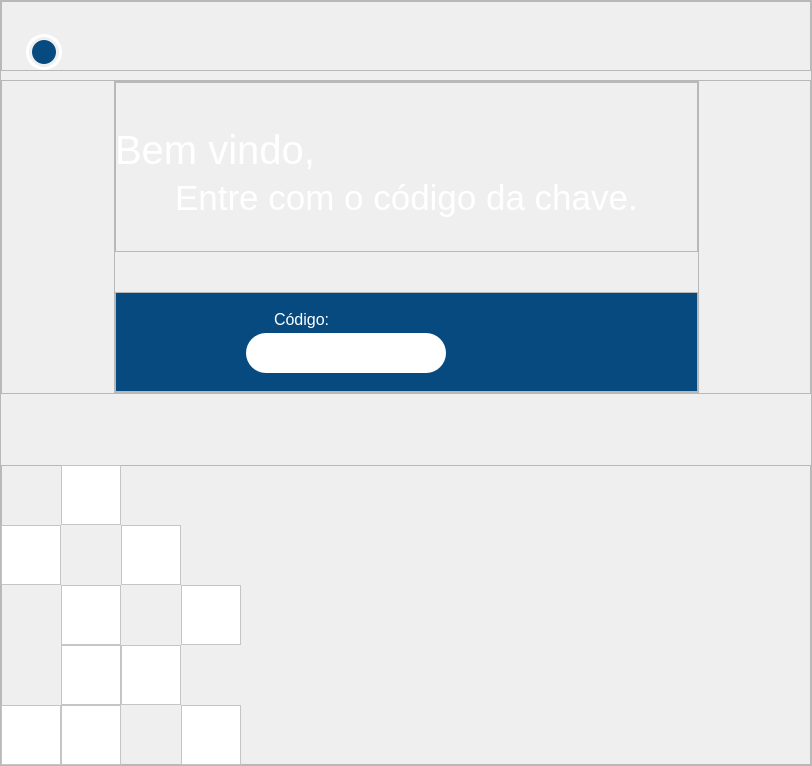
         <widget class="QFrame" name="planodefundo1">
          <property name="maximumSize">
           <size>
            <width>16777215</width>
            <height>16777215</height>
           </size>
          </property>
          <property name="styleSheet">
           <string notr="true">QFrame#planodefundo1{background-color:#064A80}</string>
          </property>
          <property name="frameShape">
           <enum>QFrame::StyledPanel</enum>
          </property>
          <property name="frameShadow">
           <enum>QFrame::Raised</enum>
          </property>
          <layout class="QVBoxLayout" name="verticalLayout_2" stretch="0,1,0,8,0">
           <property name="spacing">
            <number>0</number>
           </property>
           <property name="leftMargin">
            <number>0</number>
           </property>
           <property name="topMargin">
            <number>0</number>
           </property>
           <property name="rightMargin">
            <number>0</number>
           </property>
           <property name="bottomMargin">
            <number>0</number>
           </property>
           <item>
            <widget class="QFrame" name="frame_146">
             <property name="frameShape">
              <enum>QFrame::StyledPanel</enum>
             </property>
             <property name="frameShadow">
              <enum>QFrame::Raised</enum>
             </property>
             <layout class="QHBoxLayout" name="horizontalLayout_24">
              <property name="spacing">
               <number>0</number>
              </property>
              <property name="leftMargin">
               <number>24</number>
              </property>
              <property name="topMargin">
               <number>32</number>
              </property>
              <property name="rightMargin">
               <number>0</number>
              </property>
              <property name="bottomMargin">
               <number>0</number>
              </property>
              <item>
               <widget class="QFrame" name="frame_voltar_emp">
                <property name="minimumSize">
                 <size>
                  <width>36</width>
                  <height>36</height>
                 </size>
                </property>
                <property name="styleSheet">
                 <string notr="true">QFrame{border-radius: 18px; border:3px solid #fff}</string>
                </property>
                <property name="frameShape">
                 <enum>QFrame::StyledPanel</enum>
                </property>
                <property name="frameShadow">
                 <enum>QFrame::Raised</enum>
                </property>
                <widget class="QToolButton" name="btn_voltar_emp">
                 <property name="geometry">
                  <rect>
                   <x>6</x>
                   <y>6</y>
                   <width>24</width>
                   <height>24</height>
                  </rect>
                 </property>
                 <property name="cursor">
                  <cursorShape>PointingHandCursor</cursorShape>
                 </property>
                 <property name="styleSheet">
                  <string notr="true">border-radius:12px; background-color: #064A80; border: hidden</string>
                 </property>
                 <property name="text">
                  <string/>
                 </property>
                 <property name="icon">
                  <iconset>
                   <normaloff>icons/arrow_back_white_48dp.svg</normaloff>icons/arrow_back_white_48dp.svg</iconset>
                 </property>
                 <property name="iconSize">
                  <size>
                   <width>24</width>
                   <height>24</height>
                  </size>
                 </property>
                </widget>
               </widget>
              </item>
              <item>
               <spacer name="horizontalSpacer_30">
                <property name="orientation">
                 <enum>Qt::Horizontal</enum>
                </property>
                <property name="sizeHint" stdset="0">
                 <size>
                  <width>621</width>
                  <height>20</height>
                 </size>
                </property>
               </spacer>
              </item>
             </layout>
            </widget>
           </item>
           <item>
            <spacer name="verticalSpacer_3">
             <property name="orientation">
              <enum>Qt::Vertical</enum>
             </property>
             <property name="sizeHint" stdset="0">
              <size>
               <width>20</width>
               <height>40</height>
              </size>
             </property>
            </spacer>
           </item>
           <item>
            <widget class="QFrame" name="frame_11">
             <property name="minimumSize">
              <size>
               <width>0</width>
               <height>285</height>
              </size>
             </property>
             <property name="maximumSize">
              <size>
               <width>16777215</width>
               <height>16777215</height>
              </size>
             </property>
             <property name="frameShape">
              <enum>QFrame::StyledPanel</enum>
             </property>
             <property name="frameShadow">
              <enum>QFrame::Raised</enum>
             </property>
             <layout class="QHBoxLayout" name="horizontalLayout_2" stretch="0,0,0">
              <property name="spacing">
               <number>0</number>
              </property>
              <property name="leftMargin">
               <number>0</number>
              </property>
              <property name="topMargin">
               <number>0</number>
              </property>
              <property name="rightMargin">
               <number>0</number>
              </property>
              <property name="bottomMargin">
               <number>0</number>
              </property>
              <item>
               <spacer name="horizontalSpacer">
                <property name="orientation">
                 <enum>Qt::Horizontal</enum>
                </property>
                <property name="sizeHint" stdset="0">
                 <size>
                  <width>112</width>
                  <height>20</height>
                 </size>
                </property>
               </spacer>
              </item>
              <item>
               <widget class="QFrame" name="frame_15">
                <property name="minimumSize">
                 <size>
                  <width>0</width>
                  <height>0</height>
                 </size>
                </property>
                <property name="frameShape">
                 <enum>QFrame::StyledPanel</enum>
                </property>
                <property name="frameShadow">
                 <enum>QFrame::Raised</enum>
                </property>
                <layout class="QVBoxLayout" name="verticalLayout_3" stretch="3,1,2">
                 <property name="spacing">
                  <number>0</number>
                 </property>
                 <property name="leftMargin">
                  <number>0</number>
                 </property>
                 <property name="topMargin">
                  <number>0</number>
                 </property>
                 <property name="rightMargin">
                  <number>0</number>
                 </property>
                 <property name="bottomMargin">
                  <number>0</number>
                 </property>
                 <item>
                  <widget class="QFrame" name="frame_13">
                   <property name="minimumSize">
                    <size>
                     <width>583</width>
                     <height>170</height>
                    </size>
                   </property>
                   <property name="maximumSize">
                    <size>
                     <width>16777215</width>
                     <height>170</height>
                    </size>
                   </property>
                   <property name="frameShape">
                    <enum>QFrame::StyledPanel</enum>
                   </property>
                   <property name="frameShadow">
                    <enum>QFrame::Raised</enum>
                   </property>
                   <widget class="QLabel" name="label_2">
                    <property name="geometry">
                     <rect>
                      <x>60</x>
                      <y>90</y>
                      <width>523</width>
                      <height>51</height>
                     </rect>
                    </property>
                    <property name="font">
                     <font>
                      <pointsize>26</pointsize>
                     </font>
                    </property>
                    <property name="styleSheet">
                     <string notr="true">color:#fff</string>
                    </property>
                    <property name="text">
                     <string>Entre com o código da chave.</string>
                    </property>
                   </widget>
                   <widget class="QLabel" name="label">
                    <property name="geometry">
                     <rect>
                      <x>0</x>
                      <y>40</y>
                      <width>361</width>
                      <height>55</height>
                     </rect>
                    </property>
                    <property name="font">
                     <font>
                      <pointsize>30</pointsize>
                     </font>
                    </property>
                    <property name="styleSheet">
                     <string notr="true">color:#fff</string>
                    </property>
                    <property name="text">
                     <string>Bem vindo,</string>
                    </property>
                   </widget>
                  </widget>
                 </item>
                 <item>
                  <spacer name="verticalSpacer_2">
                   <property name="orientation">
                    <enum>Qt::Vertical</enum>
                   </property>
                   <property name="sizeHint" stdset="0">
                    <size>
                     <width>20</width>
                     <height>40</height>
                    </size>
                   </property>
                  </spacer>
                 </item>
                 <item>
                  <widget class="QFrame" name="frame_14">
                   <property name="minimumSize">
                    <size>
                     <width>0</width>
                     <height>100</height>
                    </size>
                   </property>
                   <property name="maximumSize">
                    <size>
                     <width>16777215</width>
                     <height>100</height>
                    </size>
                   </property>
                   <property name="frameShape">
                    <enum>QFrame::StyledPanel</enum>
                   </property>
                   <property name="frameShadow">
                    <enum>QFrame::Raised</enum>
                   </property>
                   <layout class="QVBoxLayout" name="verticalLayout_6">
                    <property name="spacing">
                     <number>0</number>
                    </property>
                    <property name="leftMargin">
                     <number>0</number>
                    </property>
                    <property name="topMargin">
                     <number>0</number>
                    </property>
                    <property name="rightMargin">
                     <number>0</number>
                    </property>
                    <property name="bottomMargin">
                     <number>0</number>
                    </property>
                    <item>
                     <widget class="QStackedWidget" name="stackedWidget_2">
                      <property name="styleSheet">
                       <string notr="true">QStackedWidget{background-color: #064A80}</string>
                      </property>
                      <property name="currentIndex">
                       <number>0</number>
                      </property>
                      <widget class="QWidget" name="page_codigo">
                       <widget class="QLineEdit" name="lineEdit_codigo">
                        <property name="geometry">
                         <rect>
                          <x>130</x>
                          <y>40</y>
                          <width>200</width>
                          <height>40</height>
                         </rect>
                        </property>
                        <property name="font">
                         <font>
                          <pointsize>10</pointsize>
                         </font>
                        </property>
                        <property name="styleSheet">
                         <string notr="true">padding-left:14px ;border-radius: 20px</string>
                        </property>
                       </widget>
                       <widget class="QLabel" name="label_codigo">
                        <property name="geometry">
                         <rect>
                          <x>158</x>
                          <y>16</y>
                          <width>61</width>
                          <height>21</height>
                         </rect>
                        </property>
                        <property name="font">
                         <font>
                          <pointsize>12</pointsize>
                         </font>
                        </property>
                        <property name="styleSheet">
                         <string notr="true">color: #fff</string>
                        </property>
                        <property name="text">
                         <string>Código:</string>
                        </property>
                       </widget>
                      </widget>
                      <widget class="QWidget" name="page_chave">
                       <widget class="QLabel" name="label_chave">
                        <property name="geometry">
                         <rect>
                          <x>158</x>
                          <y>16</y>
                          <width>61</width>
                          <height>21</height>
                         </rect>
                        </property>
                        <property name="font">
                         <font>
                          <pointsize>12</pointsize>
                         </font>
                        </property>
                        <property name="styleSheet">
                         <string notr="true">color: #fff</string>
                        </property>
                        <property name="text">
                         <string>Chave:</string>
                        </property>
                       </widget>
                       <widget class="QLineEdit" name="lineEdit_chave">
                        <property name="geometry">
                         <rect>
                          <x>130</x>
                          <y>40</y>
                          <width>200</width>
                          <height>40</height>
                         </rect>
                        </property>
                        <property name="font">
                         <font/>
                        </property>
                        <property name="styleSheet">
                         <string notr="true">padding-left:14px ;border-radius: 20px</string>
                        </property>
                       </widget>
                      </widget>
                     </widget>
                    </item>
                   </layout>
                  </widget>
                 </item>
                </layout>
               </widget>
              </item>
              <item>
               <spacer name="horizontalSpacer_2">
                <property name="orientation">
                 <enum>Qt::Horizontal</enum>
                </property>
                <property name="sizeHint" stdset="0">
                 <size>
                  <width>111</width>
                  <height>20</height>
                 </size>
                </property>
               </spacer>
              </item>
             </layout>
            </widget>
           </item>
           <item>
            <spacer name="verticalSpacer">
             <property name="orientation">
              <enum>Qt::Vertical</enum>
             </property>
             <property name="sizeHint" stdset="0">
              <size>
               <width>20</width>
               <height>40</height>
              </size>
             </property>
            </spacer>
           </item>
           <item>
            <widget class="QFrame" name="frame_12">
             <property name="minimumSize">
              <size>
               <width>0</width>
               <height>300</height>
              </size>
             </property>
             <property name="maximumSize">
              <size>
               <width>16777215</width>
               <height>16777215</height>
              </size>
             </property>
             <property name="frameShape">
              <enum>QFrame::StyledPanel</enum>
             </property>
             <property name="frameShadow">
              <enum>QFrame::Raised</enum>
             </property>
             <widget class="QFrame" name="frame_7">
              <property name="geometry">
               <rect>
                <x>180</x>
                <y>120</y>
                <width>60</width>
                <height>60</height>
               </rect>
              </property>
              <property name="styleSheet">
               <string notr="true">background-color:#fff
</string>
              </property>
              <property name="frameShape">
               <enum>QFrame::StyledPanel</enum>
              </property>
              <property name="frameShadow">
               <enum>QFrame::Raised</enum>
              </property>
             </widget>
             <widget class="QFrame" name="frame_2">
              <property name="geometry">
               <rect>
                <x>60</x>
                <y>180</y>
                <width>60</width>
                <height>60</height>
               </rect>
              </property>
              <property name="styleSheet">
               <string notr="true">background-color:#fff
</string>
              </property>
              <property name="frameShape">
               <enum>QFrame::StyledPanel</enum>
              </property>
              <property name="frameShadow">
               <enum>QFrame::Raised</enum>
              </property>
             </widget>
             <widget class="QFrame" name="frame_4">
              <property name="geometry">
               <rect>
                <x>180</x>
                <y>240</y>
                <width>60</width>
                <height>60</height>
               </rect>
              </property>
              <property name="styleSheet">
               <string notr="true">background-color:#fff
</string>
              </property>
              <property name="frameShape">
               <enum>QFrame::StyledPanel</enum>
              </property>
              <property name="frameShadow">
               <enum>QFrame::Raised</enum>
              </property>
             </widget>
             <widget class="QFrame" name="frame_10">
              <property name="geometry">
               <rect>
                <x>60</x>
                <y>0</y>
                <width>60</width>
                <height>60</height>
               </rect>
              </property>
              <property name="styleSheet">
               <string notr="true">background-color:#fff
</string>
              </property>
              <property name="frameShape">
               <enum>QFrame::StyledPanel</enum>
              </property>
              <property name="frameShadow">
               <enum>QFrame::Raised</enum>
              </property>
             </widget>
             <widget class="QFrame" name="frame_6">
              <property name="geometry">
               <rect>
                <x>60</x>
                <y>120</y>
                <width>60</width>
                <height>60</height>
               </rect>
              </property>
              <property name="styleSheet">
               <string notr="true">background-color:#fff
</string>
              </property>
              <property name="frameShape">
               <enum>QFrame::StyledPanel</enum>
              </property>
              <property name="frameShadow">
               <enum>QFrame::Raised</enum>
              </property>
             </widget>
             <widget class="QFrame" name="frame_3">
              <property name="geometry">
               <rect>
                <x>60</x>
                <y>240</y>
                <width>60</width>
                <height>60</height>
               </rect>
              </property>
              <property name="styleSheet">
               <string notr="true">background-color:#fff
</string>
              </property>
              <property name="frameShape">
               <enum>QFrame::StyledPanel</enum>
              </property>
              <property name="frameShadow">
               <enum>QFrame::Raised</enum>
              </property>
             </widget>
             <widget class="QFrame" name="frame_8">
              <property name="geometry">
               <rect>
                <x>0</x>
                <y>60</y>
                <width>60</width>
                <height>60</height>
               </rect>
              </property>
              <property name="styleSheet">
               <string notr="true">background-color:#fff
</string>
              </property>
              <property name="frameShape">
               <enum>QFrame::StyledPanel</enum>
              </property>
              <property name="frameShadow">
               <enum>QFrame::Raised</enum>
              </property>
             </widget>
             <widget class="QFrame" name="frame">
              <property name="geometry">
               <rect>
                <x>0</x>
                <y>240</y>
                <width>60</width>
                <height>60</height>
               </rect>
              </property>
              <property name="styleSheet">
               <string notr="true">background-color:#fff
</string>
              </property>
              <property name="frameShape">
               <enum>QFrame::StyledPanel</enum>
              </property>
              <property name="frameShadow">
               <enum>QFrame::Raised</enum>
              </property>
             </widget>
             <widget class="QFrame" name="frame_5">
              <property name="geometry">
               <rect>
                <x>120</x>
                <y>180</y>
                <width>60</width>
                <height>60</height>
               </rect>
              </property>
              <property name="styleSheet">
               <string notr="true">background-color:#fff
</string>
              </property>
              <property name="frameShape">
               <enum>QFrame::StyledPanel</enum>
              </property>
              <property name="frameShadow">
               <enum>QFrame::Raised</enum>
              </property>
             </widget>
             <widget class="QFrame" name="frame_9">
              <property name="geometry">
               <rect>
                <x>120</x>
                <y>60</y>
                <width>60</width>
                <height>60</height>
               </rect>
              </property>
              <property name="styleSheet">
               <string notr="true">background-color:#fff
</string>
              </property>
              <property name="frameShape">
               <enum>QFrame::StyledPanel</enum>
              </property>
              <property name="frameShadow">
               <enum>QFrame::Raised</enum>
              </property>
             </widget>
            </widget>
           </item>
          </layout>
         </widget>
